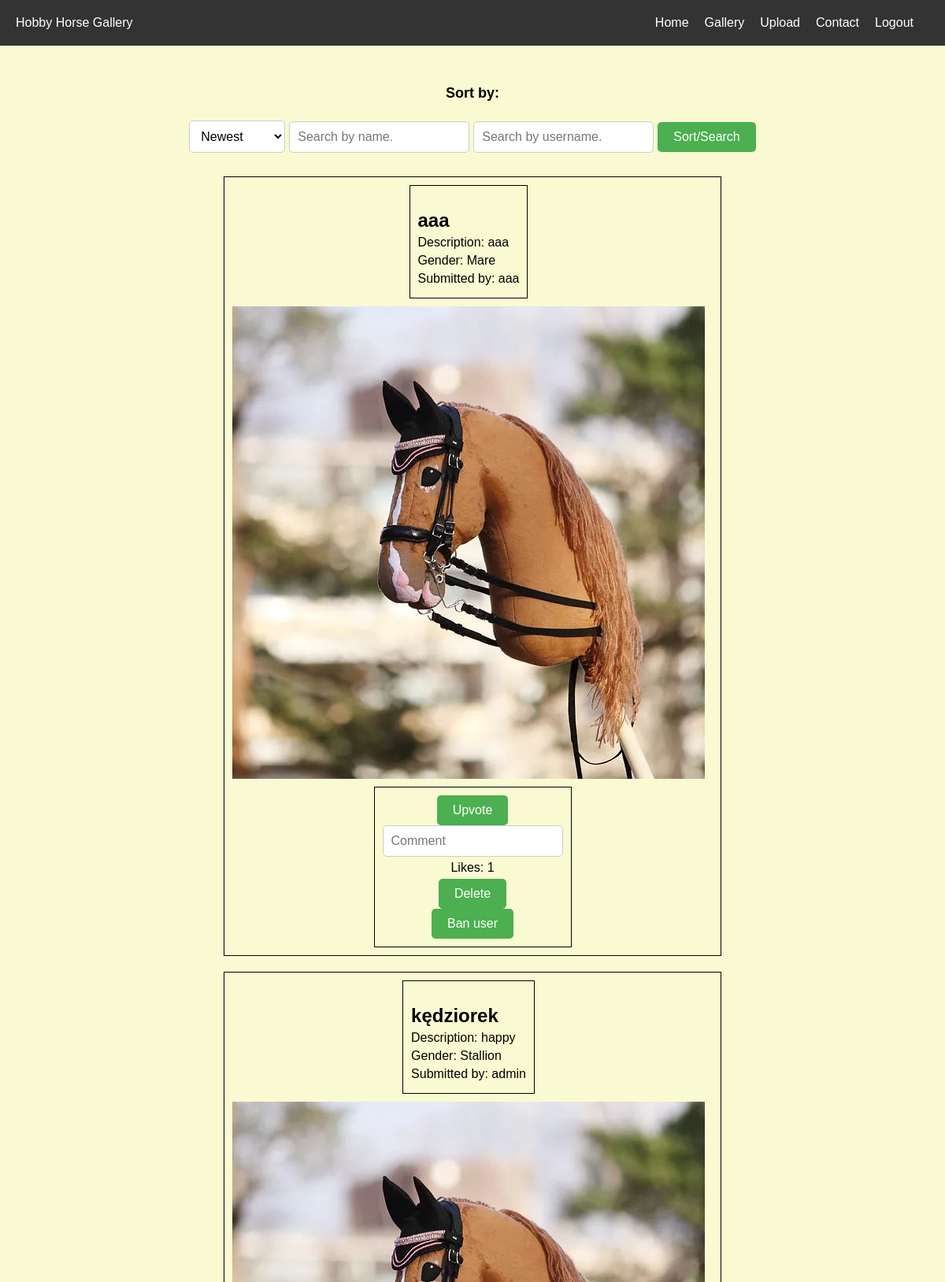
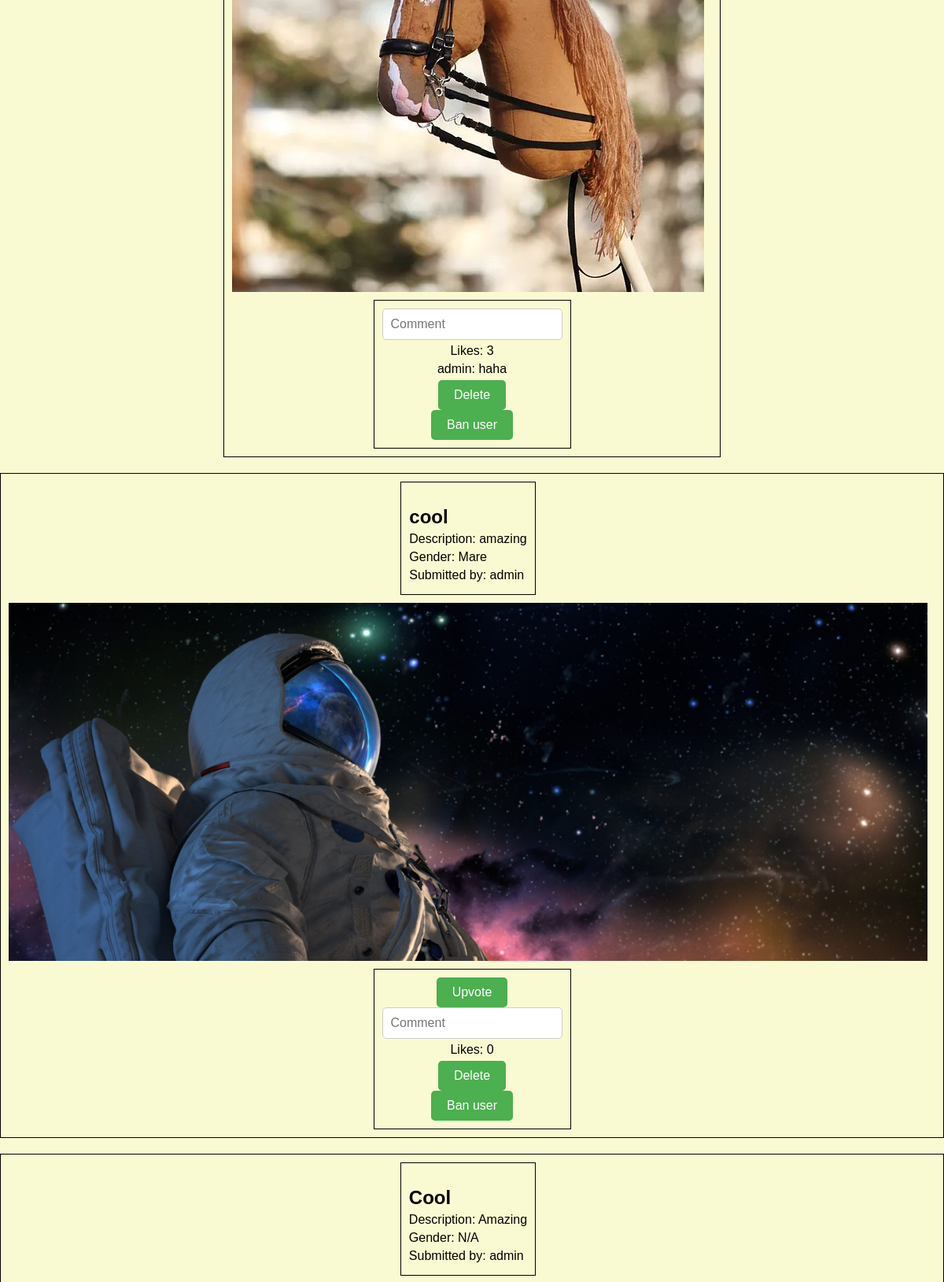
Screenshot of /gallery (signed in, upper part) with the database file from the repository (2 pictures, top to bottom).
### tables this page shows
CREATE TABLE images (image_id INTEGER PRIMARY KEY, user_id INTEGER, image TEXT, title TEXT, description TEXT, gender TEXT, upvotes INTEGER DEFAULT 0, FOREIGN KEY (user_id) REFERENCES users(id));

CREATE TABLE users (id INTEGER PRIMARY KEY, username TEXT, password TEXT, banned BOOLEAN DEFAULT 0);

CREATE TABLE reviews (review_id INTEGER PRIMARY KEY, image_id INTEGER, user_id INTEGER, comment TEXT, FOREIGN KEY (image_id) REFERENCES images(image_id) ON DELETE CASCADE, FOREIGN KEY (user_id) REFERENCES users(id));

### app.py (the view, shortened to what this page needs)
@app.route('/gallery', methods=["GET", "POST"])
def gallery():
    sort = 'newest'
    search = ''
    user_search = ''
    if session.get("user_id"):
        user_id = session['user_id']
    else:
        user_id = 0
    if search and user_search:
        formatted_search = '%{}%'.format(search)
        formatted_user_search = '%{}%'.format(user_search)
        files = db.execute("SELECT * FROM images JOIN users ON users.id = images.user_id WHERE title LIKE ? AND username LIKE ? ORDER BY images.image_id DESC", formatted_search, formatted_user_search)
    elif search:
        formatted_search = '%{}%'.format(search)
        files = db.execute("SELECT * FROM images JOIN users ON users.id = images.user_id WHERE title LIKE ? ORDER BY images.image_id DESC", formatted_search)
    elif user_search:
        formatted_user_search = '%{}%'.format(user_search)
        files = db.execute("SELECT * FROM images JOIN users ON users.id = images.user_id WHERE username LIKE ? ORDER BY images.image_id DESC", formatted_user_search)
    else:
        if sort == 'newest':
            files = db.execute("SELECT * FROM images JOIN users ON users.id = images.user_id ORDER BY images.image_id DESC")
        elif sort == 'oldest':
            files = db.execute("SELECT * FROM images JOIN users ON users.id = images.user_id ORDER BY images.image_id ASC")
        elif sort == 'upvoted':
            files = db.execute("SELECT * FROM images JOIN users ON users.id = images.user_id ORDER BY images.upvotes DESC")
        elif sort == 'random':
            files = db.execute("SELECT * FROM images JOIN users ON users.id = images.user_id ORDER BY RANDOM()")
        else:
            return render_template('error.html', text="sorting error")
    return render_template('gallery.html', files=files, image_exist=image_exist, get_image_rating=get_image_rating, vote_check=vote_check, user_id=user_id, get_comment=get_comment)

### app.py (called while the page is built)
def image_exist(image):
    return os.path.exists(os.path.join(app.config['UPLOAD_FOLDER'], image))

def vote_check(id):
    user_id = session["user_id"]
    query = db.execute("SELECT * FROM upvotes WHERE user_id = ? AND image_id = ?", user_id, id)
    if query:
        return False
    else:
        return True

def get_comment(id):
    query = db.execute("SELECT * FROM reviews WHERE image_id = ?", id)
    if query:
        comments = []
        for answers in query:
            user_info = db.execute("SELECT username, banned FROM users WHERE id = ?", answers['user_id'])[0]
            if user_info and not user_info['banned']:
                dictionary = {'comment': answers['comment'], 'username': user_info['username']}
                comments.append(dictionary)
        return comments
    else:
        return False

def is_banned(user_id):
    confirm = db.execute("SELECT banned FROM users WHERE id = ?", user_id)
    for i in confirm:
        if i['banned'] == 1:
            return True
        else:
            return False

@app.before_request
def check_ban():
    if session.get("user_id"):
        user_id = session['user_id']
        if is_banned(user_id):
            if request.endpoint != 'ban':
                return redirect('/ban')

@app.context_processor
def inject_layout():
    if 'user_id' in session:
        logged_in = True
    else:
        logged_in = False
    return dict(logged_in=logged_in)

### helpers.py (called while the page is built)
def get_image_rating(id):
    rating = db.execute("SELECT upvotes FROM images WHERE image_id = ?", id)
    value = None
    for row in rating:
        value = row['upvotes']
        break
    return value

### templates/gallery.html (shortened to what this page needs)
{% extends "layout.html" %}
{% block main %}
    <form action="/gallery" method="post" class="center" style="margin-bottom: 30px;">
        <h4>Sort by:</h4>
        <select name="sort">
            <option value="newest">Newest</option>
        </select>
        <input name="search" autocomplete="off" placeholder="Search by name.">
        <input name="user_search" autocomplete="off" placeholder="Search by username.">
        <button type="submit">Sort/Search</button>
    </form>
    <div class="gallery">
        {% for file in files %}
        {% if file.image.endswith('.jpg') or file.image.endswith('.jpeg') or file.image.endswith('.png') %}
            {% if image_exist(file.image) and file.banned == 0 %}
            <div class="galleryrow">
                <div class="image-info">
                    <h2>{{ file.title }}</h2>
                    <p>Description: {{ file.description }}</p>
                    <p>Gender: {{ file.gender }}</p>
                    <p>Submitted by: {{ file.username }}</p>
                </div>
                <div class="image-container">
                    <img src="{{ url_for('static', filename=file.image) }}" alt="{{ file.title }}">
                </div>
                <div class="upvotes">
                    {% if user_id != 0 %}
                        {% if vote_check(file.image_id) %}
                            <button class="upvote-btn" id="btn-{{file.image_id}}" data-file-id="{{ file.image_id }}">Upvote</button>
                        {% endif %}
                            <form action="/comment" method="post">
                                <input type="text" placeholder="Comment" name="comment" id="{{ file.image_id }}" autocomplete='off'>
                            </form>
                    {% endif %}
                    <p>Likes: <span class="rating">{{ get_image_rating(file.image_id) }}</span></p>
                    {% if get_comment(file.image_id) %}
                        {% for comments in get_comment(file.image_id) %}
                            <div class="review">
                                <p> {{ comments['username'] }}: {{ comments['comment'] }}</p>
                            </div>
                        {% endfor %}
                    {% endif %}
                    {% if user_id == 1 %}
                        <form action="/delete" method="post">
                            <button type="submit">Delete</button>
                        </form>
                        <form action="/ban_user" method="post">
                            <button type="submit" onclick="return confirm('Are you sure you want to ban this user?')">Ban user</button>
                        </form>
                    {% endif %}
                </div>
            </div>
            {% endif %}
        {% endif %}
    {% endfor %}
{% endblock %}

### static/styles.css (style rules this page uses)
body { margin: 0; background-color: lightgoldenrodyellow; font-family: Arial, sans-serif; }
img { width: auto; height: auto; }
.center { text-align: center; font-size: large; margin-top: 50px; }
.gallery { display: flex; flex-wrap: wrap; justify-content: center; }
.galleryrow { display: flex; flex-direction: column; align-items: center; padding: 10px; border: 1px solid black; margin-bottom: 20px; }
.galleryrow h2 { font-size: 1.5rem; margin-bottom: 5px; }
.galleryrow p { margin: 5px 0; }
.galleryrow img { max-width: 100%; height: auto; margin-top: 10px; margin-bottom: 10px; }
.image-info { flex: 1; padding: 10px; border: 1px solid black; margin-right: 10px; }
.image-container { flex: 1; margin-right: 10px; }
.image-container img { max-width: 100%; height: auto; display: block; }
.upvotes { flex: 1; padding: 10px; border: 1px solid black; text-align: center; }
button { display: inline-block; padding: 10px 20px; font-size: 16px; cursor: pointer; text-align: center; text-decoration: none; outline: none; border: none; border-radius: 5px; background-color: #4CAF50; color: white; transition: background-color 0.3s; margin: auto; }
select { padding: 10px; font-size: 16px; cursor: pointer; outline: none; border: 1px solid #ccc; border-radius: 5px; background-color: #fff; margin: auto; }
input { padding: 10px; font-size: 16px; outline: none; border: 1px solid #ccc; border-radius: 5px; background-color: #fff; margin: auto; }

### rows the page displays
images: title "aaa", description "aaa", gender "Mare", username "aaa", image (picture), upvotes "1"
images: title "kędziorek", description "happy", gender "Stallion", username "admin", image (picture), upvotes "3"
users: username "admin"
reviews: comment "haha"
images: title "cool", description "amazing", gender "Mare", username "admin", image (picture), upvotes "0"
images: title "Cool", description "Amazing", gender "N/A", username "admin"
